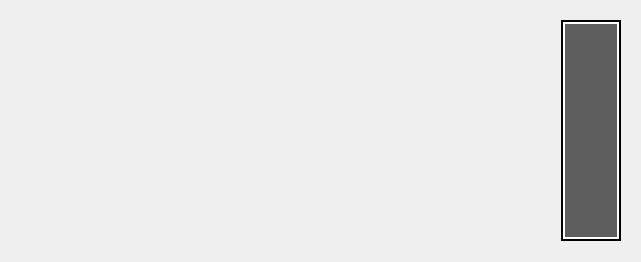
<?xml version="1.0" encoding="UTF-8"?>
<ui version="4.0">
 <class>MainWindow</class>
 <widget class="QMainWindow" name="MainWindow">
  <property name="geometry">
   <rect>
    <x>0</x>
    <y>0</y>
    <width>641</width>
    <height>262</height>
   </rect>
  </property>
  <property name="windowTitle">
   <string>MainWindow</string>
  </property>
  <widget class="QWidget" name="centralWidget">
   <widget class="QScrollArea" name="scrollArea">
    <property name="geometry">
     <rect>
      <x>20</x>
      <y>20</y>
      <width>601</width>
      <height>221</height>
     </rect>
    </property>
    <property name="styleSheet">
     <string notr="true">QScrollArea
{
	border: none;
}

QScrollBar:vertical 
{
       border: 2px solid black;
       background: #5E5E5E;
       width: 60px;
       margin: 0 0 0 0;
   }
   QScrollBar::handle:vertical {
       background: rgb(94, 94, 94);
	   border: 2px solid rgb(255, 255, 255);
       min-height: 48px;
   }
   QScrollBar::add-line:vertical {
       border: 0px;
       background: #5E5E5E;
       height: 0px;
       subcontrol-position: bottom;
       subcontrol-origin: margin;
   }

   QScrollBar::sub-line:vertical {
       border: 0px;
       background: #5E5E5E;
       height: 0px;
       subcontrol-position: top;
       subcontrol-origin: margin;
   }

   QScrollBar::add-page:vertical, QScrollBar::sub-page:vertical {
       background: none;
   }
</string>
    </property>
    <property name="verticalScrollBarPolicy">
     <enum>Qt::ScrollBarAlwaysOn</enum>
    </property>
    <property name="widgetResizable">
     <bool>true</bool>
    </property>
    <widget class="QWidget" name="scrollAreaWidgetContents">
     <property name="geometry">
      <rect>
       <x>0</x>
       <y>0</y>
       <width>541</width>
       <height>221</height>
      </rect>
     </property>
    </widget>
   </widget>
  </widget>
 </widget>
 <layoutdefault spacing="6" margin="11"/>
 <resources/>
 <connections/>
</ui>
